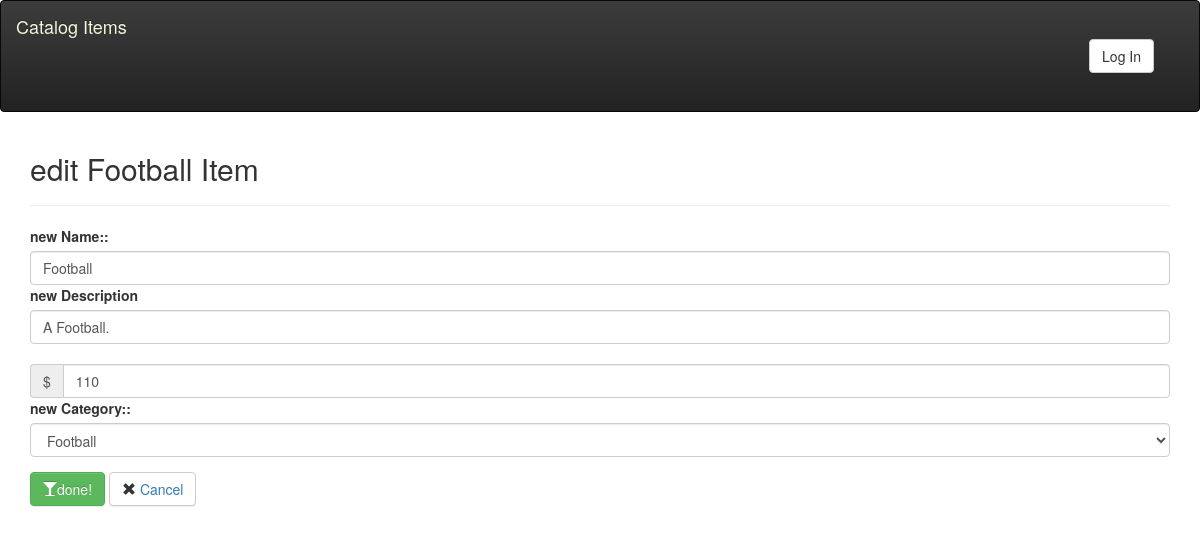
Screenshot of /categories/1/items/3/edit (signed in) with the database file from the repository.
### database_setup.py (models this page shows, shortened)
class CatalogItem(Base):
    __tablename__ = 'catalog_item'
    name = Column(String(80), nullable=False)
    id = Column(Integer, primary_key=True)
    description = Column(String(250))
    price = Column(String(8))
    category_id = Column(Integer, ForeignKey('category.id'))
    category = relationship(Category)
    user_id = Column(Integer, ForeignKey('user.id'))
    user = relationship(User)

### project.py (the view, shortened to what this page needs)
@app.route('/categories/<int:category_id>/items/<int:item_id>/edit', methods=['POST','GET'])
@login_required
def ediCatalogItem(category_id,item_id):
    categories=session.query(Category).all()
    edited = session.query(CatalogItem).filter_by(id=item_id).one()
    if edited.user_id != login_session['user_id']:
        return "<script>function myFunction() {alert('You are not authori   zed!')}</script><body onload='myFunction()'>"
    return render_template('edit_catalog_item.html',categories=categories,item=edited)

### project.py (called while the page is built)
def login_required(f):
    @wraps(f)
    def decorated_function(*args, **kwargs):
        if 'user_id' not in login_session:
            return redirect(url_for('showLogin'))
        return f(*args, **kwargs)
    return decorated_function

### templates/edit_catalog_item.html (shortened to what this page needs)
{% extends "main.html"%}
{% block content%}
<div class="login">
    <div class="row">
        <div class="col-md-12">
            <h2> edit  {{item.name}} Item</h2>
            <hr>
        </div>
    </div>
    <div class="row">
        <div class="col-md-12">
            <form method="POST">
                <div class="form-group">
                    <label for="name">new Name::</label>
                    <input type="text" placeholder="Enter the new name of {{item.name}}" class="form-control" name="name" value="{{item.name}}">
                    <label for="desc">new Description</label>
                    <input type="text" placeholder="new description of {{item.name}}" class="form-control" maxlength="200" row="2" name="desc"  value="{{item.description}}">
                    <div class="input-group">
                        <span class="input-group-addon">$</span>
                        <input type="text" class="form-control" name="price" placeholder="{{item.price}}"  value="{{item.price}}">
                    </div>
                    <div class="form-group">
                        <label for="Category">new Category::</label>
                        <select class="form-control" name="category">
                            {% for c in categories %}
                                {% if item and item.category_id == c.id %}
                                <option id="{{c.id}}" value="{{c.id}}" selected>{{c.name}}</option>
                                {% else %}
                                <option id="{{c.id}}" value="{{c.id}}">{{c.name}}</option>
                                {% endif %}
                            {% endfor %}
                        </select>
                    </div>
                    <button class="btn btn-success" type="submit">
                        <span class="glyphicon glyphicon-glass"> </span>done!
                    </button>
                    <button class="btn btn-default delete">
                        <span class="glyphicon glyphicon-remove"></span>
                        <a href="{{ url_for('show_Catalog') }}"> Cancel</a>
                    </button>
                </div>
            </form>
        </div>
    </div>
</div>
{% endblock%}

### static/styles.css (style rules this page uses)
body { background-color: #8dcecb; }
a { color: black; }
.login { background: white; border-radius: 3px; }

### rows the page displays
CatalogItem: name "Football", desc "A Football.", price "110"

### other values shown
form field category "Football"
